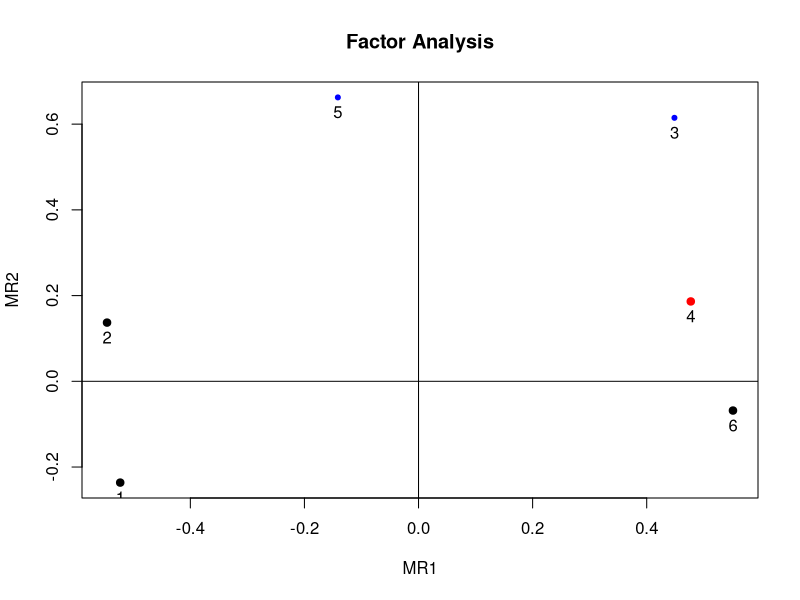
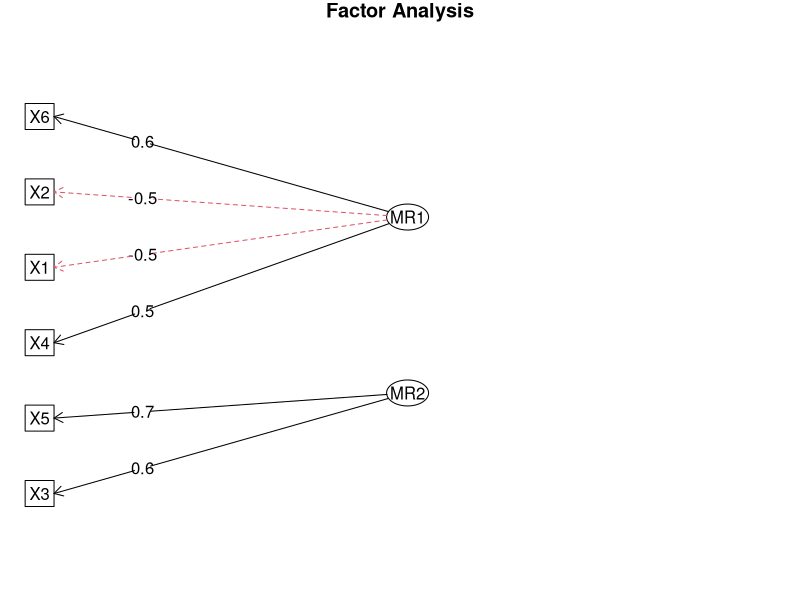
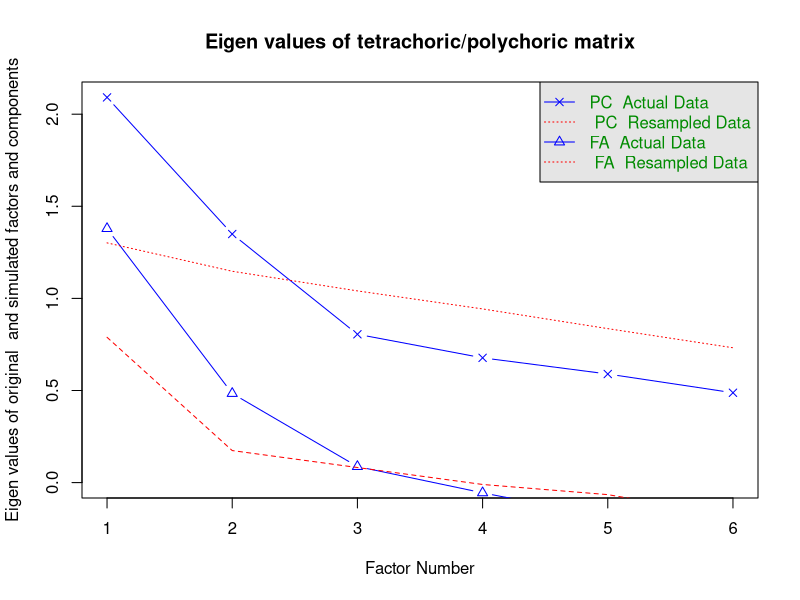

These figures' R source, in order: (Note: this script raises an error after producing the figures.)
## ---- chunk 1
wants <- c("mvtnorm", "polycor", "psych")
has   <- wants %in% rownames(installed.packages())
if(any(!has)) install.packages(wants[!has])
## ---- chunk 2
set.seed(1.234)
N <- 200                       # number of observations
P <- 6                         # number of variables
Q <- 2                         # number of factors

# true P x Q loading matrix -> variable-factor correlations
Lambda <- matrix(c(0.7,-0.4, 0.8,0, -0.2,0.9, -0.3,0.4, 0.3,0.7, -0.8,0.1),
                 nrow=P, ncol=Q, byrow=TRUE)
## ---- chunk 3
# factor scores (uncorrelated factors)
library(mvtnorm)               # for rmvnorm()
FF <- rmvnorm(N, mean=c(5, 15), sigma=diag(Q))

# matrix with iid, mean 0, normal errors
E   <- rmvnorm(N, rep(0, P), diag(P))
X   <- FF %*% t(Lambda) + E    # matrix with variable values
dfX <- data.frame(X)           # data also as a data frame
## ---- chunk 4
# categorize variables into a list of ordered factors
lOrd <- lapply(dfX, function(x) {
               cut(x, breaks=quantile(x), include.lowest=TRUE,
                   ordered=TRUE, labels=LETTERS[1:4]) })
dfOrd  <- data.frame(lOrd)     # combine list into a data frame
ordNum <- data.matrix(dfOrd)   # categorized data as a numeric matrix
## ---- chunk 5
library(polycor)               # for hetcor()
pc <- hetcor(dfOrd, ML=TRUE)   # polychoric corr matrix
## ---- chunk 6
library(psych)
faPC <- fa(r=pc$correlations, nfactors=2, n.obs=N, rotate="varimax")
faPC$loadings
## ---- chunk 7
# polychoric FA
faPCdirect <- fa.poly(ordNum, nfactors=2, rotate="varimax")
## ---- chunk 8
faPCdirect$fa$loadings         # loadings are the same as above ...
## ---- chunk 9
factor.plot(faPCdirect$fa, cut=0.5)
fa.diagram(faPCdirect)
## ---- chunk 10
fap <- fa.parallel.poly(ordNum)   # parallel analysis for dichotomous data
## ---- chunk 11
fap
vss(pc$correlations, n.obs=N, rotate="varimax")  # very simple structure
## ---- chunk 12
try(detach(package:psych))
try(detach(package:polycor))
try(detach(package:sfsmisc))
try(detach(package:mvtnorm))
